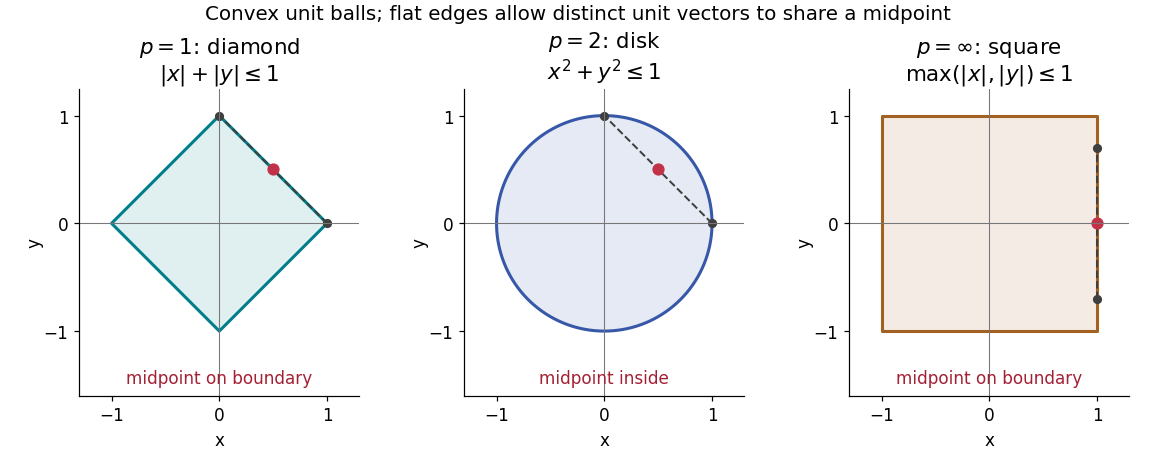

Recreate this plot in Python.
"""Draw closed planar Lp unit balls; run from _media with Python 3.14.

Uses matplotlib 3.10.7 and numpy 2.3.5. Writes its basename to the CWD.
"""

from pathlib import Path

import matplotlib.pyplot as plt
import numpy as np


def main():
    plt.rcParams.update({"font.size": 11, "axes.titlesize": 14})
    fig, axes = plt.subplots(1, 3, figsize=(10.5, 4.1), layout="constrained")
    fig.patch.set_facecolor("white")
    theta = np.linspace(0, 2 * np.pi, 1001)
    direction = np.column_stack((np.cos(theta), np.sin(theta)))
    specifications = [
        (1, r"$p=1$: diamond", r"$|x|+|y|\leq 1$", "#007f8b"),
        (2, r"$p=2$: disk", r"$x^2+y^2\leq 1$", "#3758a8"),
        (np.inf, r"$p=\infty$: square", r"$\max(|x|,|y|)\leq 1$", "#a26121"),
    ]
    for ax, (p, title, formula, color) in zip(axes, specifications):
        radius = (
            np.max(np.abs(direction), axis=1)
            if np.isinf(p)
            else np.sum(np.abs(direction) ** p, axis=1) ** (1 / p)
        )
        boundary = direction / radius[:, None]
        ax.set_facecolor("white")
        ax.fill(*boundary.T, color=color, alpha=0.12)
        ax.plot(*boundary.T, color=color, linewidth=2)
        points = np.array([[1.0, 0.0], [0.0, 1.0]])
        if np.isinf(p):
            points = np.array([[1.0, -0.7], [1.0, 0.7]])
        midpoint = points.mean(axis=0)
        ax.plot(*points.T, "o--", color="#3f3f3f", linewidth=1.3, markersize=5)
        ax.plot(*midpoint, "o", color="#c13248", markersize=7)
        label = "midpoint inside" if p == 2 else "midpoint on boundary"
        ax.text(0, -1.48, label, ha="center", color="#a42035", fontsize=11)
        ax.axhline(0, color="#777777", linewidth=0.7)
        ax.axvline(0, color="#777777", linewidth=0.7)
        ax.set(xlim=(-1.3, 1.3), ylim=(-1.6, 1.25), aspect="equal")
        ax.set_xticks([-1, 0, 1])
        ax.set_yticks([-1, 0, 1])
        ax.set_xlabel("x")
        ax.set_ylabel("y", labelpad=0)
        ax.set_title(title + "\n" + formula)
        ax.spines[["top", "right"]].set_visible(False)
    fig.suptitle("Convex unit balls; flat edges allow distinct unit vectors to share a midpoint", fontsize=13)
    fig.savefig(Path(Path(__file__).stem + ".png"), dpi=110, facecolor="white", transparent=False)
    plt.close(fig)


if __name__ == "__main__":
    main()
